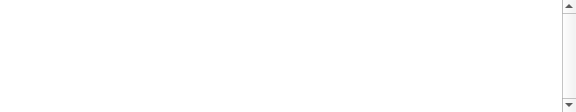
<?xml version="1.0" encoding="UTF-8"?>
<ui version="4.0">
 <class>OutputPaneDockWidget</class>
 <widget class="QDockWidget" name="OutputPaneDockWidget">
  <property name="geometry">
   <rect>
    <x>0</x>
    <y>0</y>
    <width>576</width>
    <height>112</height>
   </rect>
  </property>
  <property name="features">
   <set>QDockWidget::AllDockWidgetFeatures</set>
  </property>
  <property name="windowTitle">
   <string>Output</string>
  </property>
  <widget class="QWidget" name="dockWidgetContents">
   <layout class="QGridLayout" name="gridLayout">
    <property name="margin">
     <number>0</number>
    </property>
    <item row="0" column="0">
     <widget class="QStackedWidget" name="outputStackedWidget">
      <property name="sizePolicy">
       <sizepolicy hsizetype="Expanding" vsizetype="Expanding">
        <horstretch>0</horstretch>
        <verstretch>0</verstretch>
       </sizepolicy>
      </property>
      <property name="focusPolicy">
       <enum>Qt::TabFocus</enum>
      </property>
      <property name="contextMenuPolicy">
       <enum>Qt::DefaultContextMenu</enum>
      </property>
      <property name="acceptDrops">
       <bool>false</bool>
      </property>
      <widget class="QWidget" name="outputStackedWidgetPage1" native="true">
       <layout class="QGridLayout" name="gridLayout_5">
        <property name="margin">
         <number>0</number>
        </property>
        <item row="0" column="0">
         <widget class="QPlainTextEdit" name="generalOutputTextEdit">
          <property name="focusPolicy">
           <enum>Qt::StrongFocus</enum>
          </property>
          <property name="contextMenuPolicy">
           <enum>Qt::NoContextMenu</enum>
          </property>
          <property name="acceptDrops">
           <bool>false</bool>
          </property>
          <property name="frameShape">
           <enum>QFrame::NoFrame</enum>
          </property>
          <property name="lineWidth">
           <number>0</number>
          </property>
          <property name="verticalScrollBarPolicy">
           <enum>Qt::ScrollBarAlwaysOn</enum>
          </property>
          <property name="horizontalScrollBarPolicy">
           <enum>Qt::ScrollBarAsNeeded</enum>
          </property>
          <property name="undoRedoEnabled">
           <bool>false</bool>
          </property>
          <property name="lineWrapMode">
           <enum>QPlainTextEdit::NoWrap</enum>
          </property>
          <property name="readOnly">
           <bool>true</bool>
          </property>
          <property name="textInteractionFlags">
           <set>Qt::LinksAccessibleByKeyboard|Qt::LinksAccessibleByMouse|Qt::TextBrowserInteraction|Qt::TextSelectableByKeyboard|Qt::TextSelectableByMouse</set>
          </property>
         </widget>
        </item>
       </layout>
      </widget>
      <widget class="QWidget" name="outputStackedWidgetPage2" native="true">
       <layout class="QGridLayout" name="gridLayout_4">
        <property name="margin">
         <number>0</number>
        </property>
        <item row="0" column="0">
         <widget class="QPlainTextEdit" name="compilerOutputTextEdit">
          <property name="mouseTracking">
           <bool>true</bool>
          </property>
          <property name="focusPolicy">
           <enum>Qt::StrongFocus</enum>
          </property>
          <property name="contextMenuPolicy">
           <enum>Qt::NoContextMenu</enum>
          </property>
          <property name="acceptDrops">
           <bool>false</bool>
          </property>
          <property name="styleSheet">
           <string notr="true"/>
          </property>
          <property name="frameShape">
           <enum>QFrame::NoFrame</enum>
          </property>
          <property name="lineWidth">
           <number>0</number>
          </property>
          <property name="verticalScrollBarPolicy">
           <enum>Qt::ScrollBarAlwaysOn</enum>
          </property>
          <property name="horizontalScrollBarPolicy">
           <enum>Qt::ScrollBarAsNeeded</enum>
          </property>
          <property name="undoRedoEnabled">
           <bool>false</bool>
          </property>
          <property name="lineWrapMode">
           <enum>QPlainTextEdit::NoWrap</enum>
          </property>
          <property name="readOnly">
           <bool>true</bool>
          </property>
          <property name="textInteractionFlags">
           <set>Qt::LinksAccessibleByKeyboard|Qt::LinksAccessibleByMouse|Qt::TextBrowserInteraction|Qt::TextSelectableByKeyboard|Qt::TextSelectableByMouse</set>
          </property>
         </widget>
        </item>
       </layout>
      </widget>
      <widget class="QWidget" name="outputStackedWidgetPage3" native="true">
       <layout class="QGridLayout" name="gridLayout_6">
        <property name="margin">
         <number>0</number>
        </property>
        <item row="0" column="0">
         <widget class="QPlainTextEdit" name="debuggerOutputTextEdit">
          <property name="focusPolicy">
           <enum>Qt::StrongFocus</enum>
          </property>
          <property name="contextMenuPolicy">
           <enum>Qt::NoContextMenu</enum>
          </property>
          <property name="acceptDrops">
           <bool>false</bool>
          </property>
          <property name="frameShape">
           <enum>QFrame::NoFrame</enum>
          </property>
          <property name="lineWidth">
           <number>0</number>
          </property>
          <property name="verticalScrollBarPolicy">
           <enum>Qt::ScrollBarAlwaysOn</enum>
          </property>
          <property name="horizontalScrollBarPolicy">
           <enum>Qt::ScrollBarAsNeeded</enum>
          </property>
          <property name="undoRedoEnabled">
           <bool>false</bool>
          </property>
          <property name="lineWrapMode">
           <enum>QPlainTextEdit::NoWrap</enum>
          </property>
          <property name="readOnly">
           <bool>true</bool>
          </property>
          <property name="textInteractionFlags">
           <set>Qt::LinksAccessibleByKeyboard|Qt::LinksAccessibleByMouse|Qt::TextBrowserInteraction|Qt::TextSelectableByKeyboard|Qt::TextSelectableByMouse</set>
          </property>
         </widget>
        </item>
       </layout>
      </widget>
      <widget class="QWidget" name="outputStackedWidgetPage4" native="true">
       <layout class="QGridLayout" name="gridLayout_2">
        <property name="margin">
         <number>0</number>
        </property>
        <item row="0" column="0">
         <widget class="QPlainTextEdit" name="searchOutputTextEdit">
          <property name="focusPolicy">
           <enum>Qt::StrongFocus</enum>
          </property>
          <property name="contextMenuPolicy">
           <enum>Qt::NoContextMenu</enum>
          </property>
          <property name="acceptDrops">
           <bool>false</bool>
          </property>
          <property name="frameShape">
           <enum>QFrame::NoFrame</enum>
          </property>
          <property name="lineWidth">
           <number>0</number>
          </property>
          <property name="verticalScrollBarPolicy">
           <enum>Qt::ScrollBarAlwaysOn</enum>
          </property>
          <property name="horizontalScrollBarPolicy">
           <enum>Qt::ScrollBarAsNeeded</enum>
          </property>
          <property name="undoRedoEnabled">
           <bool>false</bool>
          </property>
          <property name="lineWrapMode">
           <enum>QPlainTextEdit::NoWrap</enum>
          </property>
          <property name="readOnly">
           <bool>true</bool>
          </property>
          <property name="textInteractionFlags">
           <set>Qt::LinksAccessibleByKeyboard|Qt::LinksAccessibleByMouse|Qt::TextBrowserInteraction|Qt::TextSelectableByKeyboard|Qt::TextSelectableByMouse</set>
          </property>
         </widget>
        </item>
       </layout>
      </widget>
     </widget>
    </item>
   </layout>
  </widget>
 </widget>
 <resources/>
 <connections/>
</ui>
